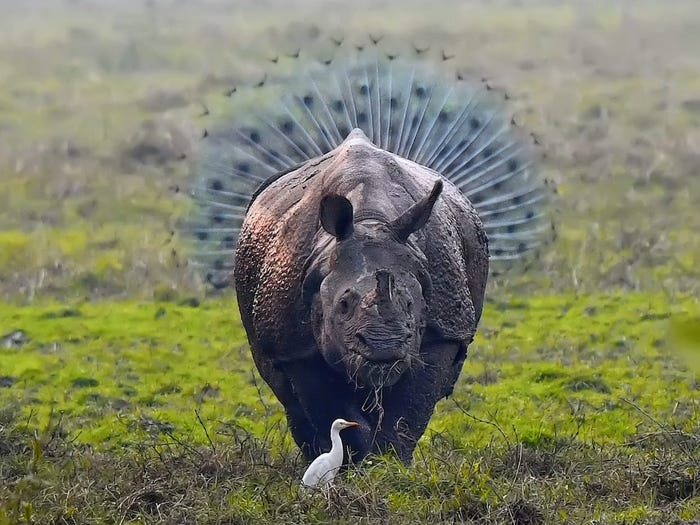
#> input picture py2/img/animal.jpg, 700 x 525 px
$ python access_image.py
#> lines starting #> are read from the running program, lines starting #| are printed output that depends on the picture
import numpy as np
import cv2
from matplotlib import pyplot as plt

# Membalik urutan warna pada gambar saat ditampilkan
img01 = cv2.imread('img/animal.jpg')
#> img01 is the input picture: shape (525, 700, 3); mean B, G, R 101.7, 127.1, 124.8
row1, col1, n = img01.shape
#> row1 = 525; col1 = 700; n = 3
print (row1, col1)
#| 525 700

img02 = np.zeros((row1, col1, 3), np.uint8)
img03 = np.zeros((140, 200, 3), np.uint8)
img04 = np.zeros((140, 200, 3), np.uint8)

# Mengkonversi warna dari BGR menjadi RGB
img02 = cv2.cvtColor(img01, cv2.COLOR_BGR2RGB)

# Menyalin gambar ke-2 sebagai gambar ke-3
img03 = img02.copy()

# Memberikan warna pada gambar ke-4
color = (0, 0, 255)
img04 = np.full((140, 200, 3), color, np.uint8)
row4, col4, n = img04.shape
print (row4, col4)

plt.subplot(2,2,1), plt.imshow(img01)
plt.title('Image 01'), plt.xticks([]), plt.yticks([])

plt.subplot(2,2,2), plt.imshow(img02)
plt.title('Image 02'), plt.xticks([]), plt.yticks([])

plt.subplot(2,2,3), plt.imshow(img03)
plt.title('Image 03'), plt.xticks([]), plt.yticks([])

plt.subplot(2,2,4), plt.imshow(img04)
plt.title('Image 04'), plt.xticks([]), plt.yticks([])

plt.show()
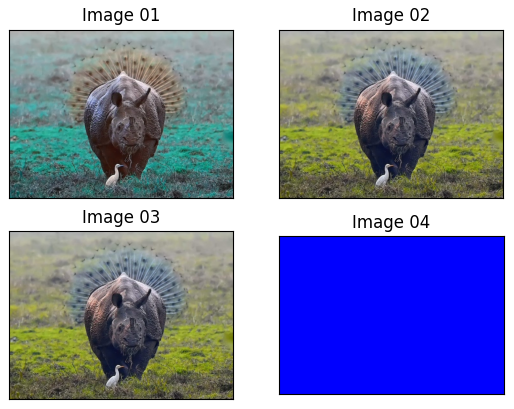
#> figure drawn by matplotlib, 4 panels; B, G, R data is drawn as R, G, B

$ run again, with py2/img/child.jpg copied over py2/img/animal.jpg
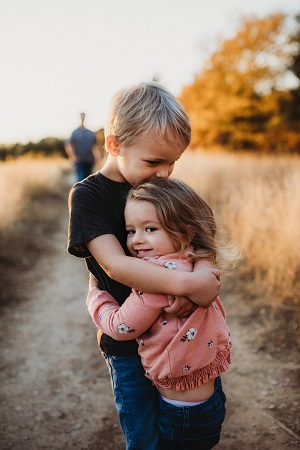
#> input picture py2/img/child.jpg, 300 x 450 px
#> img01 is the input picture: shape (450, 300, 3); mean B, G, R 115.2, 131.2, 153.6
#| 450 300
#> `plt.show()`:
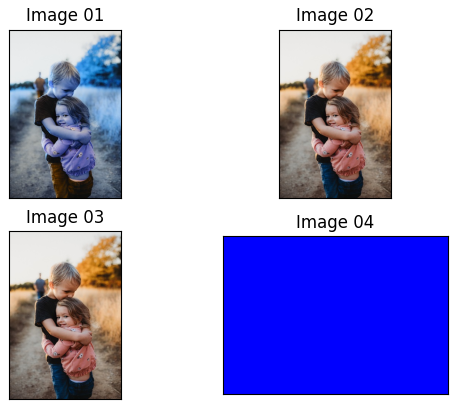
#> figure drawn by matplotlib, 4 panels; B, G, R data is drawn as R, G, B
